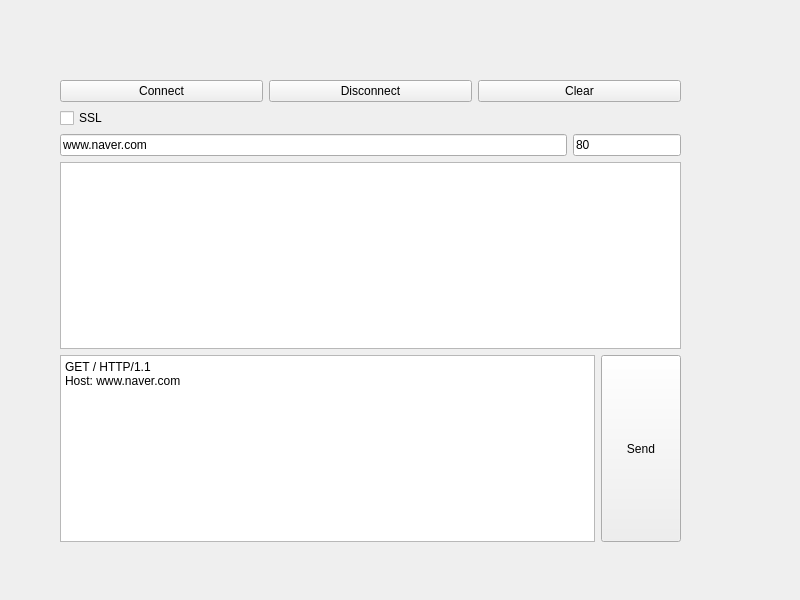
<?xml version="1.0" encoding="UTF-8"?>
<ui version="4.0">
 <class>Widget</class>
 <widget class="QWidget" name="Widget">
  <property name="geometry">
   <rect>
    <x>0</x>
    <y>0</y>
    <width>800</width>
    <height>600</height>
   </rect>
  </property>
  <property name="windowTitle">
   <string>Widget</string>
  </property>
  <widget class="QWidget" name="layoutWidget">
   <property name="geometry">
    <rect>
     <x>60</x>
     <y>80</y>
     <width>621</width>
     <height>462</height>
    </rect>
   </property>
   <layout class="QVBoxLayout" name="verticalLayout">
    <item>
     <layout class="QHBoxLayout" name="horizontalLayout">
      <item>
       <widget class="QPushButton" name="pbConnect">
        <property name="text">
         <string>Connect</string>
        </property>
       </widget>
      </item>
      <item>
       <widget class="QPushButton" name="pbDisconnect">
        <property name="text">
         <string>Disconnect</string>
        </property>
       </widget>
      </item>
      <item>
       <widget class="QPushButton" name="pbClear">
        <property name="text">
         <string>Clear</string>
        </property>
       </widget>
      </item>
     </layout>
    </item>
    <item>
     <widget class="QCheckBox" name="cbIsSSL">
      <property name="text">
       <string>SSL</string>
      </property>
     </widget>
    </item>
    <item>
     <layout class="QHBoxLayout" name="horizontalLayout_2">
      <item>
       <widget class="QLineEdit" name="leHost">
        <property name="text">
         <string>www.naver.com</string>
        </property>
       </widget>
      </item>
      <item>
       <widget class="QLineEdit" name="lePort">
        <property name="sizePolicy">
         <sizepolicy hsizetype="Fixed" vsizetype="Fixed">
          <horstretch>0</horstretch>
          <verstretch>0</verstretch>
         </sizepolicy>
        </property>
        <property name="text">
         <string>80</string>
        </property>
       </widget>
      </item>
     </layout>
    </item>
    <item>
     <widget class="QPlainTextEdit" name="pteMessage"/>
    </item>
    <item>
     <layout class="QHBoxLayout" name="horizontalLayout_3">
      <item>
       <widget class="QPlainTextEdit" name="pteSend">
        <property name="plainText">
         <string>GET / HTTP/1.1
Host: www.naver.com

</string>
        </property>
       </widget>
      </item>
      <item>
       <widget class="QPushButton" name="pbSend">
        <property name="sizePolicy">
         <sizepolicy hsizetype="Minimum" vsizetype="Expanding">
          <horstretch>0</horstretch>
          <verstretch>0</verstretch>
         </sizepolicy>
        </property>
        <property name="text">
         <string>Send</string>
        </property>
       </widget>
      </item>
     </layout>
    </item>
   </layout>
  </widget>
 </widget>
 <resources/>
 <connections/>
</ui>
